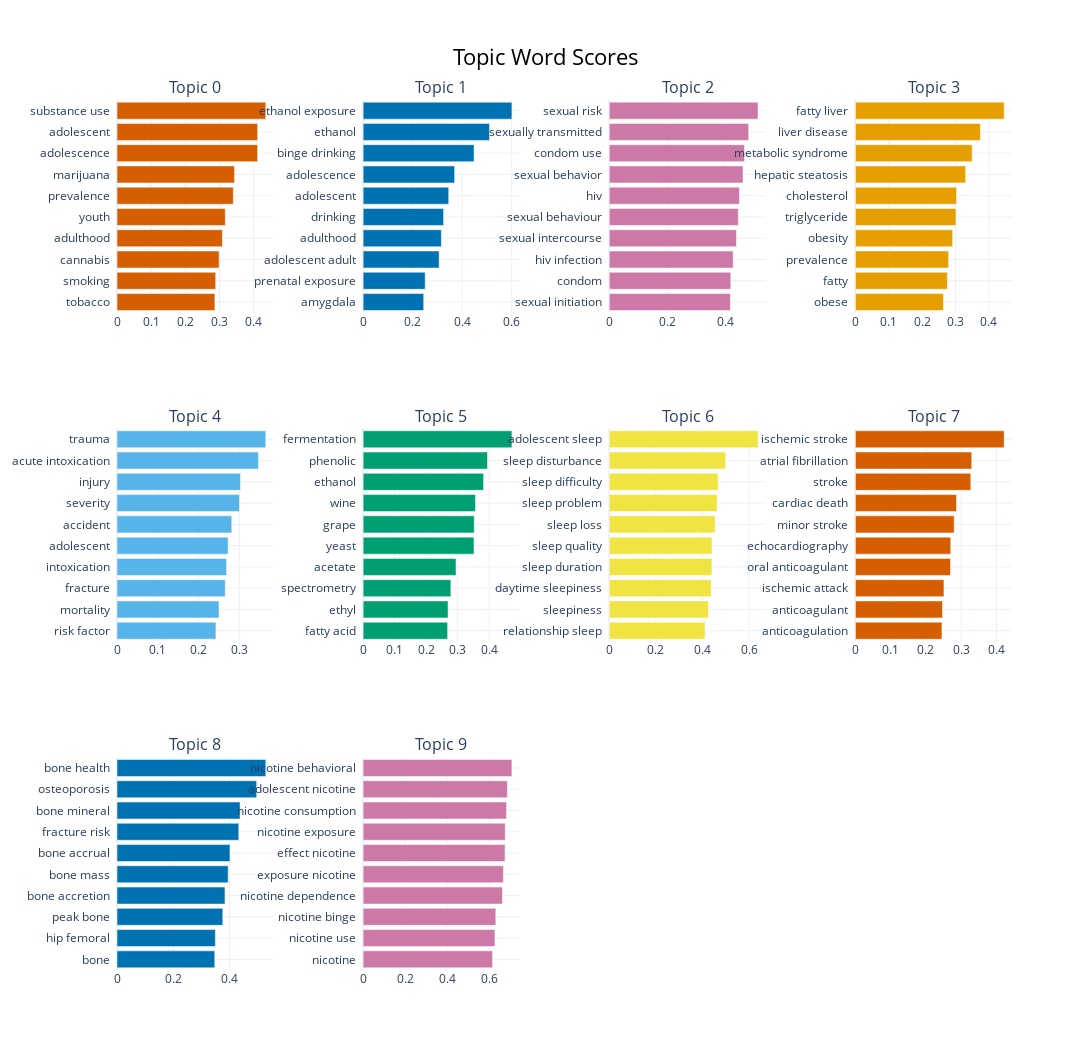

The notebook cell saved with this chart:
### Code cell
topic_model.visualize_barchart(top_n_topics=10, n_words=10,width=350, height=350)

### Figure 1 — Plotly figure (JSON) as saved in the notebook; plotly's stock layout.template omitted (floating-point values rounded to 4 significant figures)
{"data": [{"marker": {"color": "#D55E00"}, "orientation": "h", "type": "bar", "x": [0.2864, 0.2887, 0.2987, 0.3082, 0.3168, 0.3402, 0.3439, 0.4113, 0.4115, 0.4353], "xaxis": "x", "y": ["tobacco  ", "smoking  ", "cannabis  ", "adulthood  ", "youth  ", "prevalence  ", "marijuana  ", "adolescence  ", "adolescent  ", "substance use  "], "yaxis": "y"}, {"marker": {"color": "#0072B2"}, "orientation": "h", "type": "bar", "x": [0.2446, 0.2506, 0.3069, 0.3159, 0.3249, 0.3455, 0.3695, 0.448, 0.5102, 0.6007], "xaxis": "x2", "y": ["amygdala  ", "prenatal exposure  ", "adolescent adult  ", "adulthood  ", "drinking  ", "adolescent  ", "adolescence  ", "binge drinking  ", "ethanol  ", "ethanol exposure  "], "yaxis": "y2"}, {"marker": {"color": "#CC79A7"}, "orientation": "h", "type": "bar", "x": [0.4185, 0.4198, 0.4283, 0.4396, 0.446, 0.4499, 0.4623, 0.4674, 0.4817, 0.5142], "xaxis": "x3", "y": ["sexual initiation  ", "condom  ", "hiv infection  ", "sexual intercourse  ", "sexual behaviour  ", "hiv  ", "sexual behavior  ", "condom use  ", "sexually transmitted  ", "sexual risk  "], "yaxis": "y3"}, {"marker": {"color": "#E69F00"}, "orientation": "h", "type": "bar", "x": [0.2639, 0.2756, 0.2795, 0.2914, 0.3014, 0.3031, 0.3303, 0.3497, 0.3745, 0.4458], "xaxis": "x4", "y": ["obese  ", "fatty  ", "prevalence  ", "obesity  ", "triglyceride  ", "cholesterol  ", "hepatic steatosis  ", "metabolic syndrome  ", "liver disease  ", "fatty liver  "], "yaxis": "y4"}, {"marker": {"color": "#56B4E9"}, "orientation": "h", "type": "bar", "x": [0.2428, 0.2503, 0.2656, 0.2689, 0.2726, 0.2816, 0.3006, 0.303, 0.3471, 0.3651], "xaxis": "x5", "y": ["risk factor  ", "mortality  ", "fracture  ", "intoxication  ", "adolescent  ", "accident  ", "severity  ", "injury  ", "acute intoxication  ", "trauma  "], "yaxis": "y5"}, {"marker": {"color": "#009E73"}, "orientation": "h", "type": "bar", "x": [0.2682, 0.2695, 0.2784, 0.2949, 0.3518, 0.3527, 0.3566, 0.3823, 0.3947, 0.4723], "xaxis": "x6", "y": ["fatty acid  ", "ethyl  ", "spectrometry  ", "acetate  ", "yeast  ", "grape  ", "wine  ", "ethanol  ", "phenolic  ", "fermentation  "], "yaxis": "y6"}, {"marker": {"color": "#F0E442"}, "orientation": "h", "type": "bar", "x": [0.4107, 0.4258, 0.4372, 0.4403, 0.4407, 0.4542, 0.4628, 0.4671, 0.4994, 0.6381], "xaxis": "x7", "y": ["relationship sleep  ", "sleepiness  ", "daytime sleepiness  ", "sleep duration  ", "sleep quality  ", "sleep loss  ", "sleep problem  ", "sleep difficulty  ", "sleep disturbance  ", "adolescent sleep  "], "yaxis": "y7"}, {"marker": {"color": "#D55E00"}, "orientation": "h", "type": "bar", "x": [0.2453, 0.247, 0.251, 0.2696, 0.2703, 0.28, 0.2867, 0.3271, 0.3298, 0.4217], "xaxis": "x8", "y": ["anticoagulation  ", "anticoagulant  ", "ischemic attack  ", "oral anticoagulant  ", "echocardiography  ", "minor stroke  ", "cardiac death  ", "stroke  ", "atrial fibrillation  ", "ischemic stroke  "], "yaxis": "y8"}, {"marker": {"color": "#0072B2"}, "orientation": "h", "type": "bar", "x": [0.3474, 0.3495, 0.3759, 0.3836, 0.3949, 0.4013, 0.4327, 0.4373, 0.4962, 0.5286], "xaxis": "x9", "y": ["bone  ", "hip femoral  ", "peak bone  ", "bone accretion  ", "bone mass  ", "bone accrual  ", "fracture risk  ", "bone mineral  ", "osteoporosis  ", "bone health  "], "yaxis": "y9"}, {"marker": {"color": "#CC79A7"}, "orientation": "h", "type": "bar", "x": [0.6158, 0.627, 0.631, 0.6626, 0.667, 0.6749, 0.6758, 0.682, 0.6861, 0.7077], "xaxis": "x10", "y": ["nicotine  ", "nicotine use  ", "nicotine binge  ", "nicotine dependence  ", "exposure nicotine  ", "effect nicotine  ", "nicotine exposure  ", "nicotine consumption  ", "adolescent nicotine  ", "nicotine behavioral  "], "yaxis": "y10"}], "layout": {"annotations": [{"font": {"size": 16}, "showarrow": false, "text": "Topic 0", "x": 0.0875, "xanchor": "center", "xref": "paper", "y": 1, "yanchor": "bottom", "yref": "paper"}, {"font": {"size": 16}, "showarrow": false, "text": "Topic 1", "x": 0.3625, "xanchor": "center", "xref": "paper", "y": 1, "yanchor": "bottom", "yref": "paper"}, {"font": {"size": 16}, "showarrow": false, "text": "Topic 2", "x": 0.6375, "xanchor": "center", "xref": "paper", "y": 1, "yanchor": "bottom", "yref": "paper"}, {"font": {"size": 16}, "showarrow": false, "text": "Topic 3", "x": 0.9125, "xanchor": "center", "xref": "paper", "y": 1, "yanchor": "bottom", "yref": "paper"}, {"font": {"size": 16}, "showarrow": false, "text": "Topic 4", "x": 0.0875, "xanchor": "center", "xref": "paper", "y": 0.6222, "yanchor": "bottom", "yref": "paper"}, {"font": {"size": 16}, "showarrow": false, "text": "Topic 5", "x": 0.3625, "xanchor": "center", "xref": "paper", "y": 0.6222, "yanchor": "bottom", "yref": "paper"}, {"font": {"size": 16}, "showarrow": false, "text": "Topic 6", "x": 0.6375, "xanchor": "center", "xref": "paper", "y": 0.6222, "yanchor": "bottom", "yref": "paper"}, {"font": {"size": 16}, "showarrow": false, "text": "Topic 7", "x": 0.9125, "xanchor": "center", "xref": "paper", "y": 0.6222, "yanchor": "bottom", "yref": "paper"}, {"font": {"size": 16}, "showarrow": false, "text": "Topic 8", "x": 0.0875, "xanchor": "center", "xref": "paper", "y": 0.2444, "yanchor": "bottom", "yref": "paper"}, {"font": {"size": 16}, "showarrow": false, "text": "Topic 9", "x": 0.3625, "xanchor": "center", "xref": "paper", "y": 0.2444, "yanchor": "bottom", "yref": "paper"}], "height": 1050, "hoverlabel": {"bgcolor": "white", "font": {"family": "Rockwell", "size": 16}}, "showlegend": false, "title": {"font": {"color": "Black", "size": 22}, "text": "Topic Word Scores", "x": 0.5, "xanchor": "center", "yanchor": "top"}, "width": 1400, "xaxis": {"anchor": "y", "domain": [0, 0.175], "showgrid": true}, "xaxis10": {"anchor": "y10", "domain": [0.275, 0.45], "showgrid": true}, "xaxis11": {"anchor": "y11", "domain": [0.55, 0.725], "showgrid": true}, "xaxis12": {"anchor": "y12", "domain": [0.825, 1], "showgrid": true}, "xaxis2": {"anchor": "y2", "domain": [0.275, 0.45], "showgrid": true}, "xaxis3": {"anchor": "y3", "domain": [0.55, 0.725], "showgrid": true}, "xaxis4": {"anchor": "y4", "domain": [0.825, 1], "showgrid": true}, "xaxis5": {"anchor": "y5", "domain": [0, 0.175], "showgrid": true}, "xaxis6": {"anchor": "y6", "domain": [0.275, 0.45], "showgrid": true}, "xaxis7": {"anchor": "y7", "domain": [0.55, 0.725], "showgrid": true}, "xaxis8": {"anchor": "y8", "domain": [0.825, 1], "showgrid": true}, "xaxis9": {"anchor": "y9", "domain": [0, 0.175], "showgrid": true}, "yaxis": {"anchor": "x", "domain": [0.7556, 1], "showgrid": true}, "yaxis10": {"anchor": "x10", "domain": [0, 0.2444], "showgrid": true}, "yaxis11": {"anchor": "x11", "domain": [0, 0.2444], "showgrid": true}, "yaxis12": {"anchor": "x12", "domain": [0, 0.2444], "showgrid": true}, "yaxis2": {"anchor": "x2", "domain": [0.7556, 1], "showgrid": true}, "yaxis3": {"anchor": "x3", "domain": [0.7556, 1], "showgrid": true}, "yaxis4": {"anchor": "x4", "domain": [0.7556, 1], "showgrid": true}, "yaxis5": {"anchor": "x5", "domain": [0.3778, 0.6222], "showgrid": true}, "yaxis6": {"anchor": "x6", "domain": [0.3778, 0.6222], "showgrid": true}, "yaxis7": {"anchor": "x7", "domain": [0.3778, 0.6222], "showgrid": true}, "yaxis8": {"anchor": "x8", "domain": [0.3778, 0.6222], "showgrid": true}, "yaxis9": {"anchor": "x9", "domain": [0, 0.2444], "showgrid": true}}}
